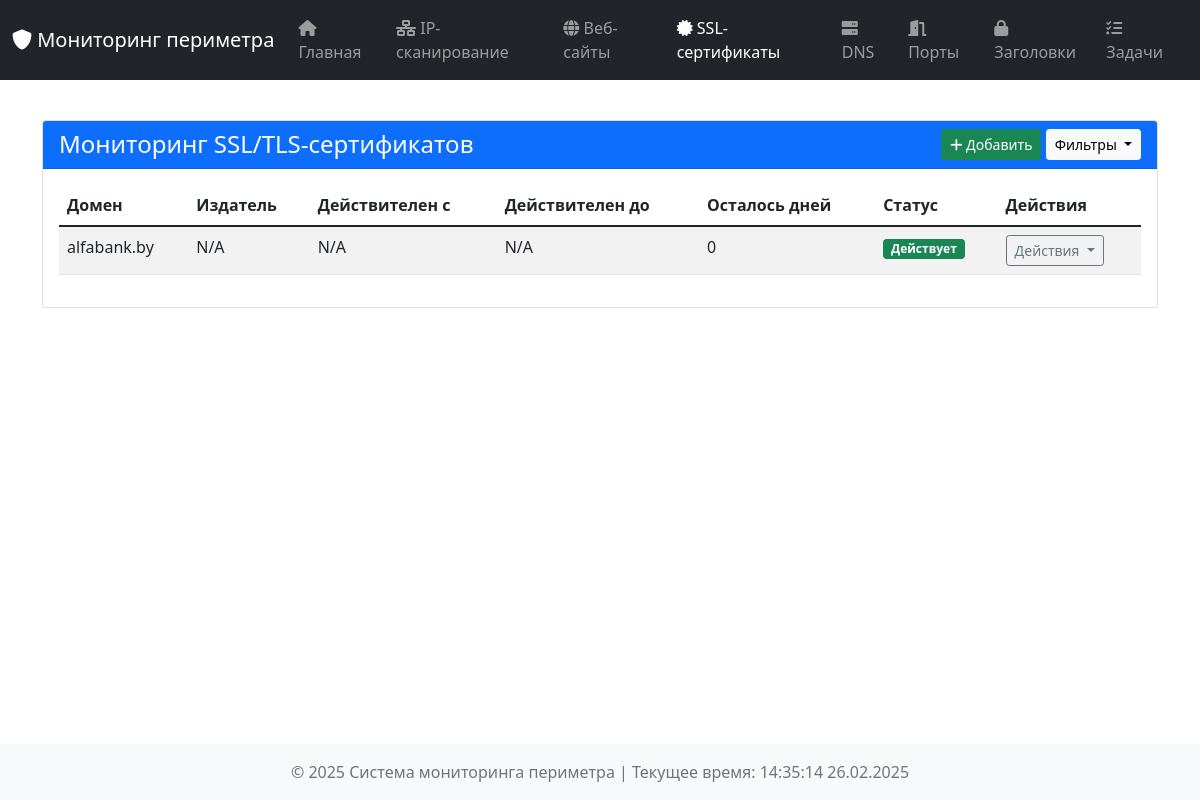
/certificates, run on an earlier commit of the app's database.
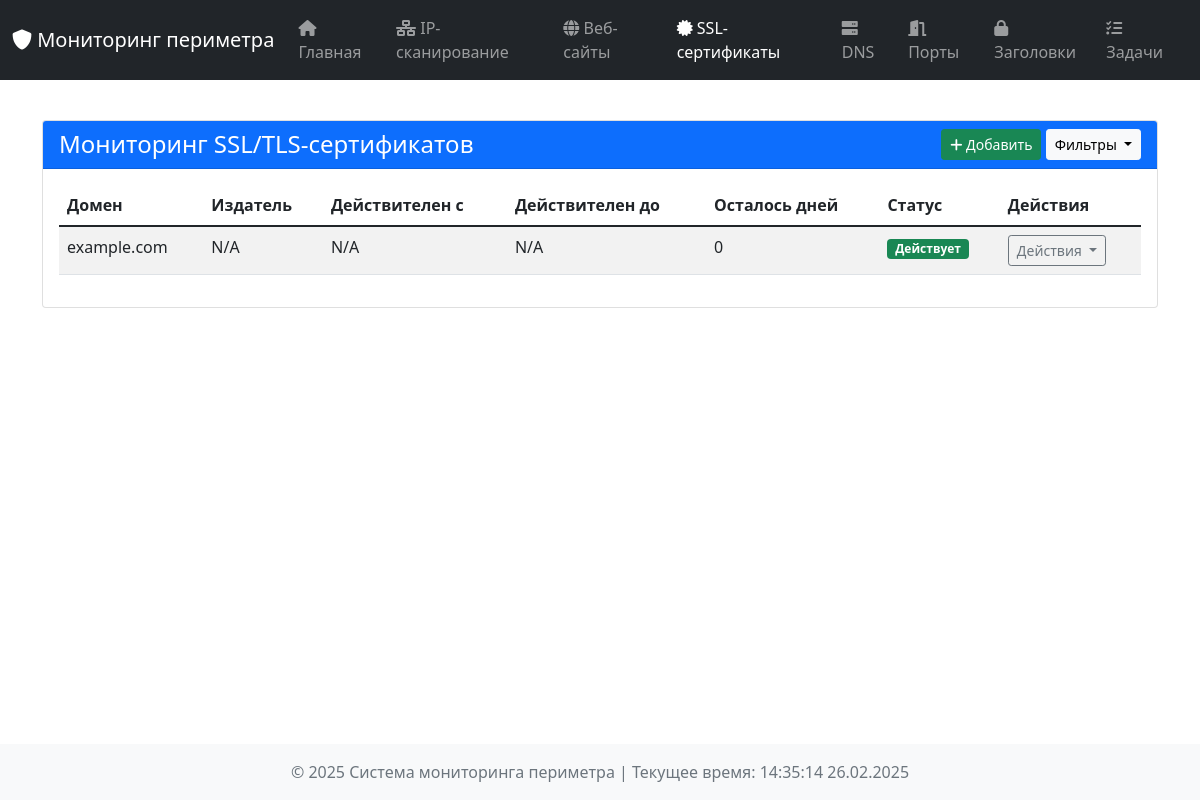
And on a later commit of the database.
### tables this page shows
CREATE TABLE cert_info (
            domain TEXT PRIMARY KEY,
            common_name TEXT,
            issuer TEXT,
            organization TEXT,
            not_before TEXT,
            not_after TEXT,
            days_to_expiry INTEGER,
            is_expiring INTEGER,
            is_expired INTEGER,
            check_time TEXT,
            data TEXT
        );

### dashboard/app.py (the view, shortened to what this page needs)
@app.route('/certificates', methods=['GET', 'POST'])
def certificates():
    status_filter = request.args.get('status')
    results = db_manager.get_all_records('ssl_certificates')
    if status_filter == 'valid':
        results = [r for r in results if r['days_to_expiry'] > 0 and not r['is_expiring']]
    elif status_filter == 'expiring_soon':
        results = [r for r in results if r['is_expiring'] and r['days_to_expiry'] > 0]
    elif status_filter == 'expired':
        results = [r for r in results if r['days_to_expiry'] <= 0]
    return render_template('certificates.html', results=results, current_time=datetime.now())

### dashboard/templates/certificates.html (shortened to what this page needs)
{% extends "base.html" %}
{% block content %}
<div class="container mt-4">
    <div class="card">
        <div class="card-header bg-primary text-white d-flex justify-content-between align-items-center">
            <h4 class="mb-0">Мониторинг SSL/TLS-сертификатов</h4>
            <div>
                <button class="btn btn-success btn-sm" data-bs-toggle="modal" data-bs-target="#addCertModal">
                    <i class="fas fa-plus"></i> Добавить
                </button>
                <button class="btn btn-light btn-sm dropdown-toggle" type="button" id="filterDropdown" data-bs-toggle="dropdown" aria-expanded="false">
                    Фильтры
                </button>
            </div>
        </div>
        <div class="card-body">
            {% if results %}
                <div class="table-responsive">
                    <table class="table table-hover table-striped">
                        <thead class="thead-dark">
                            <tr>
                                <th>Домен</th>
                                <th>Издатель</th>
                                <th>Действителен с</th>
                                <th>Действителен до</th>
                                <th>Осталось дней</th>
                                <th>Статус</th>
                                <th>Действия</th>
                            </tr>
                        </thead>
                        <tbody>
                            {% for cert in results %}
                            <tr class="">
                                <td>{{ cert.domain }}</td>
                                <td>{{ cert.issuer or 'N/A' }}</td>
                                <td>{{ cert.not_before.strftime('%H:%M:%S %d.%m.%Y') if cert.not_before else 'N/A' }}</td>
                                <td>{{ cert.not_after.strftime('%H:%M:%S %d.%m.%Y') if cert.not_after else 'N/A' }}</td>
                                <td>
                                    {% if cert.days_to_expiry and cert.days_to_expiry < 0 %}
                                        <span class="text-danger">Истек {{ cert.days_to_expiry|abs }} дней назад</span>
                                    {% elif cert.days_to_expiry is not none %}
                                        {{ cert.days_to_expiry }}
                                    {% else %}
                                        N/A
                                    {% endif %}
                                </td>
                                <td>
                                    {% if cert.days_to_expiry and cert.days_to_expiry < 0 %}
                                        <span class="badge bg-danger">Истек</span>
                                    {% elif cert.days_to_expiry and cert.days_to_expiry < 7 %}
                                        <span class="badge bg-warning">Критично</span>
                                    {% elif cert.days_to_expiry and cert.days_to_expiry < 30 %}
                                        <span class="badge bg-info">Истекает</span>
                                    {% else %}
                                        <span class="badge bg-success">Действует</span>
                                    {% endif %}
                                </td>
                                <td>
                                    <div class="dropdown">
                                        <button class="btn btn-outline-secondary btn-sm dropdown-toggle" type="button" data-bs-toggle="dropdown" aria-expanded="false">
                                            Действия
                                        </button>
                                    </div>
                                </td>
                            </tr>
                            {% endfor %}
                        </tbody>
                    </table>
                </div>
            {% else %}
                <div class="alert alert-info text-center">
                    Сертификатов не найдено
                </div>
            {% endif %}
        </div>
    </div>
</div>
{% endblock %}

### dashboard/templates/base.html (shortened to what this page needs)
<!DOCTYPE html>
<html lang="ru">
<head>
    <link href="https://cdnjs.cloudflare.com/ajax/libs/bootstrap/5.1.3/css/bootstrap.min.css" rel="stylesheet">
    <link rel="stylesheet" href="https://cdnjs.cloudflare.com/ajax/libs/font-awesome/6.0.0-beta3/css/all.min.css">
    <link rel="stylesheet" href="{{ url_for('static', filename='css/style.css') }}">
</head>
<body>
    <nav class="navbar navbar-expand-lg navbar-dark bg-dark">
        <div class="container-fluid">
            <a class="navbar-brand" href="{{ url_for('index') }}">
                <i class="fas fa-shield-alt"></i> Мониторинг периметра
            </a>
            <div class="collapse navbar-collapse" id="navbarNav">
                <ul class="navbar-nav">
                    <li class="nav-item">
                        <a class="nav-link {% if request.endpoint == 'index' %}active{% endif %}" href="{{ url_for('index') }}">
                            <i class="fas fa-home"></i> Главная
                        </a>
                    </li>
                    <li class="nav-item">
                        <a class="nav-link {% if request.endpoint == 'ip_scan' %}active{% endif %}" href="{{ url_for('ip_scan') }}">
                            <i class="fas fa-network-wired"></i> IP-сканирование
                        </a>
                    </li>
                    <li class="nav-item">
                        <a class="nav-link {% if request.endpoint == 'websites' %}active{% endif %}" href="{{ url_for('websites') }}">
                            <i class="fas fa-globe"></i> Веб-сайты
                        </a>
                    </li>
                    <li class="nav-item">
                        <a class="nav-link {% if request.endpoint == 'certificates' %}active{% endif %}" href="{{ url_for('certificates') }}">
                            <i class="fas fa-certificate"></i> SSL-сертификаты
                        </a>
                    </li>
                    <li class="nav-item">
                        <a class="nav-link {% if request.endpoint == 'dns_monitoring' %}active{% endif %}" href="{{ url_for('dns_monitoring') }}">
                            <i class="fas fa-server"></i> DNS
                        </a>
                    </li>
                    <li class="nav-item">
                        <a class="nav-link {% if request.endpoint == 'port_scanning' %}active{% endif %}" href="{{ url_for('port_scanning') }}">
                            <i class="fas fa-door-open"></i> Порты
                        </a>
                    </li>
                    <li class="nav-item">
                        <a class="nav-link {% if request.endpoint == 'security_headers' %}active{% endif %}" href="{{ url_for('security_headers') }}">
                            <i class="fas fa-lock"></i> Заголовки
                        </a>
                    </li>
                    <li class="nav-item">
                        <a class="nav-link {% if request.endpoint == 'scheduler_tasks' %}active{% endif %}" href="{{ url_for('scheduler_tasks') }}">
                            <i class="fas fa-tasks"></i> Задачи
                        </a>
                    </li>
                </ul>
            </div>
        </div>
    </nav>
    <div class="container-fluid mt-3">
        {% block content %}{% endblock %}
    </div>
    <footer class="footer mt-auto py-3 bg-light">
        <div class="container text-center">
            <span class="text-muted">© 2025 Система мониторинга периметра | Текущее время: {{ current_time.strftime('%H:%M:%S %d.%m.%Y') }}</span>
        </div>
    </footer>
</body>
</html>

### dashboard/static/css/style.css (style rules this page uses)
body { min-height: 100vh; display: flex; flex-direction: column; }
.footer { margin-top: auto; }
.card { margin-bottom: 1rem; }
.card-body { overflow-x: hidden; }
.table-responsive { position: relative; }
.dropdown { position: relative; }

What changed in the data, as far as the page shows it:
removed cert_info: domain "alfabank.by", issuer "N/A", not_before "N/A", not_after "N/A", days_to_expiry "0", shows "Действует"
added cert_info: domain "example.com", issuer "N/A", not_before "N/A", not_after "N/A", days_to_expiry "0", shows "Действует"
